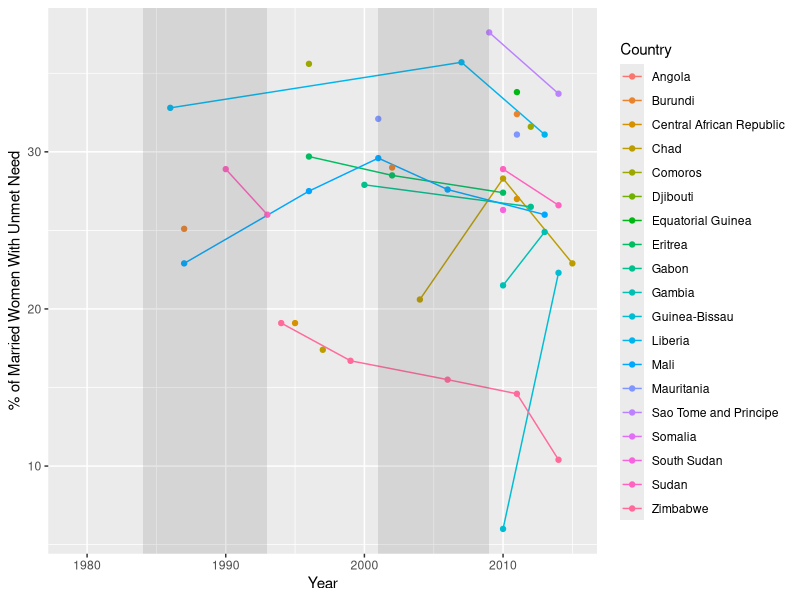

Write the R code that produced this figure.
library(dplyr)
library(ggplot2)
setwd("~/Documents/INFO498C/global-gag-rule")
UN_data <- read.csv('data/UN.csv', na.strings="..", stringsAsFactors = FALSE)

countries <- c("Angola", "Burundi", "Cape Verde", "Central African Republic", "Chad", "Comoros", "Djibouti", "Equatorial Guinea", "Eritrea", "Gabon", "Gambia", "Guinea-Bissau", "Liberia", "Mali", "Mauritania", "Sao Tome and Principe", "the Seychelles", "Somalia", "South Sudan", "Sudan", "Zimbabwe")

africanData <- UN_data[UN_data$Country_Area %in% countries,] %>% filter(Population == "MW")

# Unmet Need Total
Country <- factor(africanData$Country_Area)
ggplot(africanData, aes(x=Survey_End_Year, y = UN_Unmet_Need_Total, group=Country_Area)) + 
  geom_line(aes(colour= Country))+
  geom_point(aes(colour = Country))+
  annotate("rect", xmin = 1984, xmax = 1993, ymin=-Inf, ymax=Inf, alpha = .15)+
  annotate("rect", xmin = 2001, xmax = 2009, ymin=-Inf, ymax=Inf, alpha = .15)+
  labs(x = "Year", y = "% of Married Women With Unmet Need")

View(africanData %>% top_n(5, CP_Any_Method) %>% arrange(desc(CP_Any_Method)))

UNyOpts1 <- c("CP_Any_Method", "CP_Any_Modern_Method", "CP_Any_Traditional_Method", "UN_Unmet_Need_Total", "Demand_Satisfied_By_Modern_Methods")

names(UNyOpts1) <- c("Contraceptive Prevalence", "Contraceptive (Modern) Prevalence", "Contraceptive (Traditional) Prevalence", "% with Unmet Needs for Family Planning", "Proportion of Family Planning Demand Satisfied via Modern Methods")

